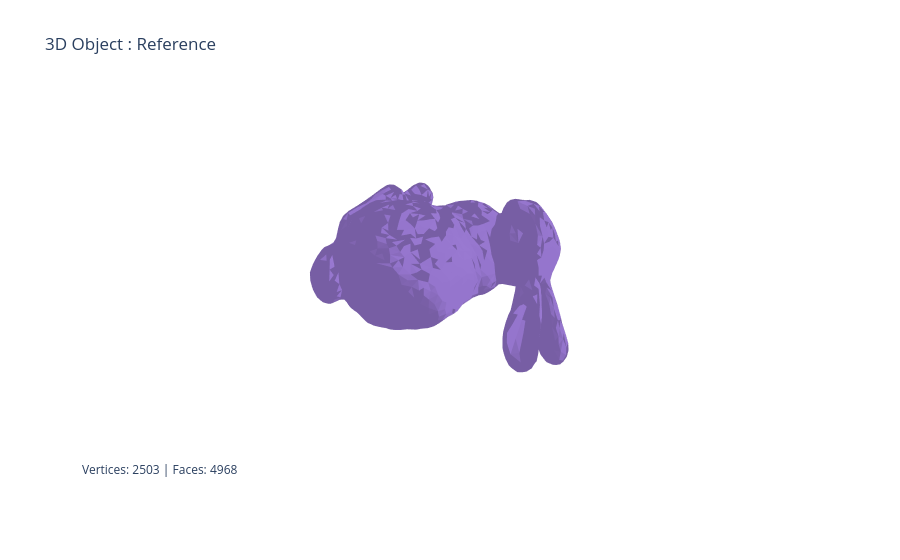
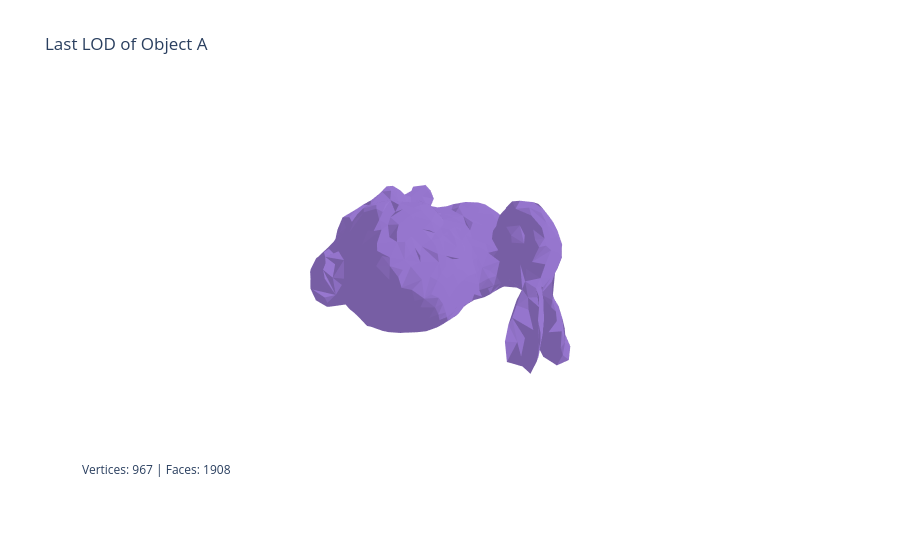
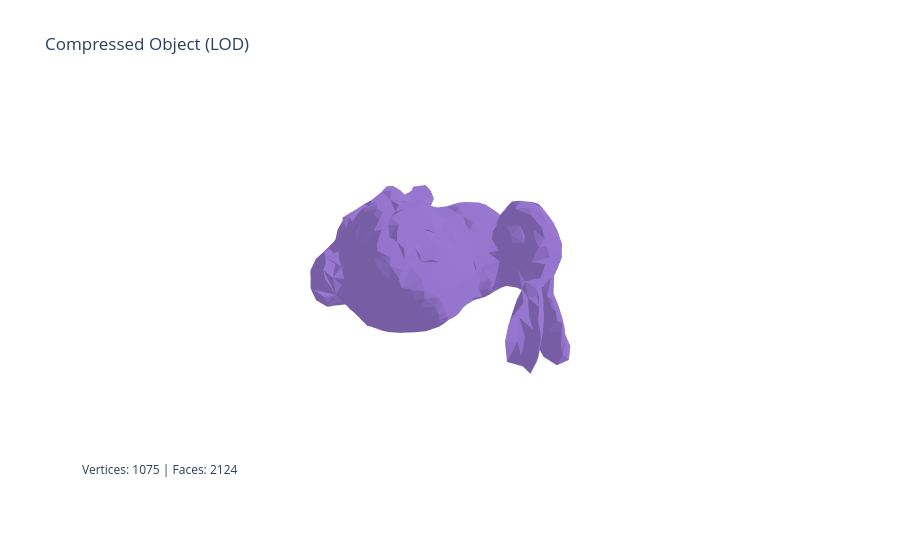
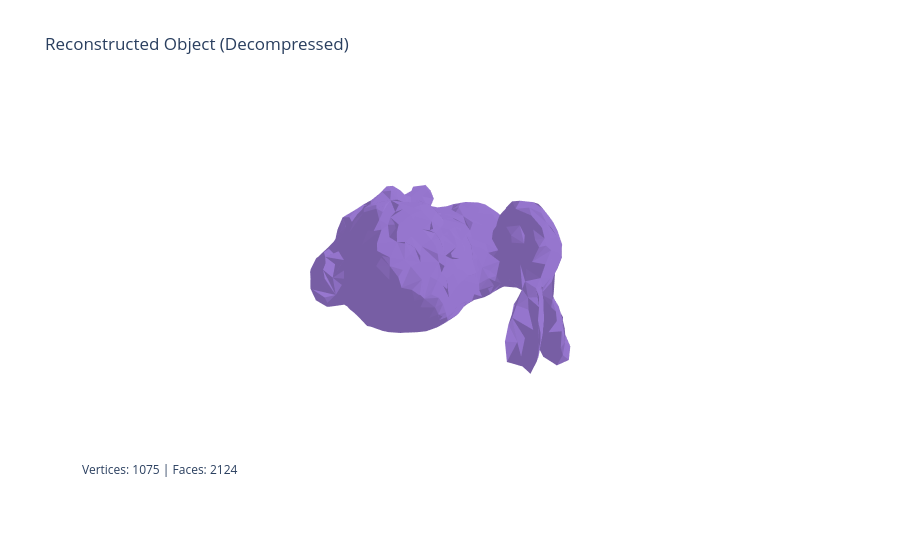

The code cell stored with these charts, in order, in its notebook:
### Markdown cell above
## Loading model

### Code cell
# notebook.ipynb
from Decompression import decompress
from MeshObjects import *

obj_path = "./models/bunny.obj"

with open(obj_path, 'r') as f:
    objref = Object3D(f, "Reference")
    objref.Show()

objA = AObject3D(objref, "Object A")
objA.compress(0.1, 9)
M0 = objA.get_last_lod()
collapse_info = objA.collapse_info[-1]
adjacency = objA.adjacency_ref[-1]
restored_obj = decompress(M0, adjacency ,collapse_info)


objA.show_last_lod () # M0
objA.model_lods[-2].Show("Compressed Object (LOD)") # M1 compressed
restored_obj.Show("Reconstructed Object (Decompressed)") # M1 reconstructed

### Figure 1 — Plotly figure (JSON) as saved in the notebook; plotly's stock layout.template omitted (floating-point values rounded to 4 significant figures; data arrays with more than 128 entries replaced by an {"elided": "..."} marker saying what was removed)
{"data": [{"color": "#9575CD", "flatshading": true, "i": {"elided": "4968 int values"}, "j": {"elided": "4968 int values"}, "k": {"elided": "4968 int values"}, "opacity": 1, "type": "mesh3d", "x": {"elided": "2503 float values"}, "y": {"elided": "2503 float values"}, "z": {"elided": "2503 float values"}}], "layout": {"annotations": [{"showarrow": false, "text": "Vertices: 2503 | Faces: 4968", "x": 0, "xref": "paper", "y": 0, "yref": "paper"}], "scene": {"xaxis": {"visible": false}, "yaxis": {"visible": false}, "zaxis": {"visible": false}}, "title": {"text": "3D Object : Reference"}}}

### Figure 2 — Plotly figure (JSON) as saved in the notebook; plotly's stock layout.template omitted (floating-point values rounded to 4 significant figures; data arrays with more than 128 entries replaced by an {"elided": "..."} marker saying what was removed)
{"data": [{"color": "#9575CD", "flatshading": true, "i": {"elided": "1908 int values"}, "j": {"elided": "1908 int values"}, "k": {"elided": "1908 int values"}, "opacity": 1, "type": "mesh3d", "x": {"elided": "967 float values"}, "y": {"elided": "967 float values"}, "z": {"elided": "967 float values"}}], "layout": {"annotations": [{"showarrow": false, "text": "Vertices: 967 | Faces: 1908", "x": 0, "xref": "paper", "y": 0, "yref": "paper"}], "scene": {"xaxis": {"visible": false}, "yaxis": {"visible": false}, "zaxis": {"visible": false}}, "title": {"text": "Last LOD of Object A"}}}

### Figure 3 — Plotly figure (JSON) as saved in the notebook; plotly's stock layout.template omitted (floating-point values rounded to 4 significant figures; data arrays with more than 128 entries replaced by an {"elided": "..."} marker saying what was removed)
{"data": [{"color": "#9575CD", "flatshading": true, "i": {"elided": "2124 int values"}, "j": {"elided": "2124 int values"}, "k": {"elided": "2124 int values"}, "opacity": 1, "type": "mesh3d", "x": {"elided": "1075 float values"}, "y": {"elided": "1075 float values"}, "z": {"elided": "1075 float values"}}], "layout": {"annotations": [{"showarrow": false, "text": "Vertices: 1075 | Faces: 2124", "x": 0, "xref": "paper", "y": 0, "yref": "paper"}], "scene": {"xaxis": {"visible": false}, "yaxis": {"visible": false}, "zaxis": {"visible": false}}, "title": {"text": "Compressed Object (LOD)"}}}

### Figure 4 — Plotly figure (JSON) as saved in the notebook; plotly's stock layout.template omitted (floating-point values rounded to 4 significant figures; data arrays with more than 128 entries replaced by an {"elided": "..."} marker saying what was removed)
{"data": [{"color": "#9575CD", "flatshading": true, "i": {"elided": "2124 int values"}, "j": {"elided": "2124 int values"}, "k": {"elided": "2124 int values"}, "opacity": 1, "type": "mesh3d", "x": {"elided": "1075 float values"}, "y": {"elided": "1075 float values"}, "z": {"elided": "1075 float values"}}], "layout": {"annotations": [{"showarrow": false, "text": "Vertices: 1075 | Faces: 2124", "x": 0, "xref": "paper", "y": 0, "yref": "paper"}], "scene": {"xaxis": {"visible": false}, "yaxis": {"visible": false}, "zaxis": {"visible": false}}, "title": {"text": "Reconstructed Object (Decompressed)"}}}
